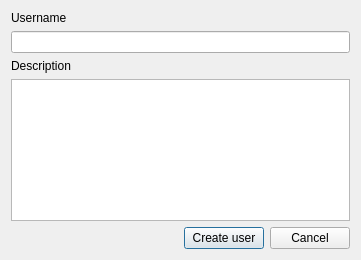
<?xml version="1.0" encoding="UTF-8"?>
<ui version="4.0">
 <class>Adduser</class>
 <widget class="QDialog" name="Adduser">
  <property name="geometry">
   <rect>
    <x>0</x>
    <y>0</y>
    <width>361</width>
    <height>260</height>
   </rect>
  </property>
  <property name="windowTitle">
   <string>Dialog</string>
  </property>
  <layout class="QVBoxLayout" name="verticalLayout_2">
   <item>
    <layout class="QVBoxLayout" name="verticalLayout">
     <item>
      <widget class="QLabel" name="lbUsr">
       <property name="text">
        <string>Username</string>
       </property>
      </widget>
     </item>
     <item>
      <widget class="QLineEdit" name="leUsr"/>
     </item>
     <item>
      <widget class="QLabel" name="lbDescription">
       <property name="text">
        <string>Description</string>
       </property>
      </widget>
     </item>
     <item>
      <widget class="QPlainTextEdit" name="txtDes"/>
     </item>
     <item>
      <layout class="QHBoxLayout" name="horizontalLayout_2">
       <item>
        <spacer name="horizontalSpacer">
         <property name="orientation">
          <enum>Qt::Horizontal</enum>
         </property>
         <property name="sizeHint" stdset="0">
          <size>
           <width>40</width>
           <height>20</height>
          </size>
         </property>
        </spacer>
       </item>
       <item>
        <layout class="QHBoxLayout" name="horizontalLayout">
         <item>
          <widget class="QPushButton" name="btnAdd">
           <property name="text">
            <string>Create user</string>
           </property>
          </widget>
         </item>
         <item>
          <widget class="QPushButton" name="btnCancel">
           <property name="text">
            <string>Cancel</string>
           </property>
          </widget>
         </item>
        </layout>
       </item>
      </layout>
     </item>
    </layout>
   </item>
  </layout>
 </widget>
 <resources/>
 <connections/>
</ui>
